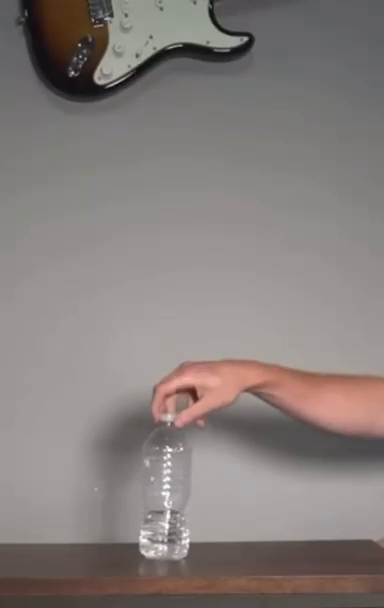
#> input picture frame 3 of flip.mp4, 384 x 608 px
$ python flip.py
#> lines starting #> are read from the running program, lines starting #| are printed output that depends on the picture; after the words box and inside, x2 and y2 are one past the last pixel; in counts of white or black regions, pixels touching at a corner belong together
# [35 lines of commented-out code are left out]

import cv2 as cv

# Open the video file
capture = cv.VideoCapture('flip.mp4')

# Check if the video file was opened successfully
if not capture.isOpened():
    print("Error: Could not open video file.")
else:
    while True:
        # Read a frame
        isTrue, frame = capture.read()
#> frame is the input picture: shape (608, 384, 3); mean B, G, R 123.2, 126.5, 134.1

        # Check if the frame was read successfully
        if not isTrue:
            break

        # Convert the frame to grayscale
        gray_frame = cv.cvtColor(frame, cv.COLOR_BGR2GRAY)
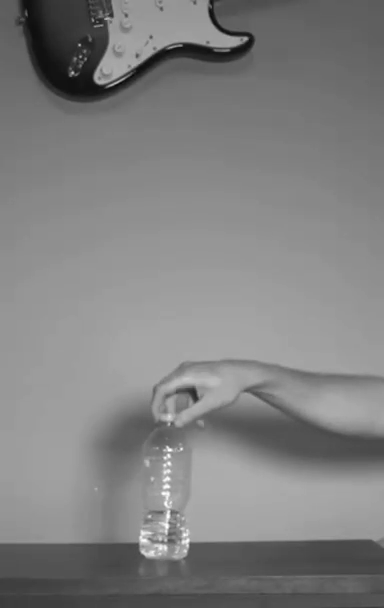
#> gray_frame: shape (608, 384); min 6, max 255, mean 128.3
        blurred_frame = cv.GaussianBlur(gray_frame, (5, 5), 0)
        # Apply Canny edge detection
        threshold ,thresh=cv.threshold(blurred_frame,185,200,cv.THRESH_BINARY)  # Adjust the thresholds as needed
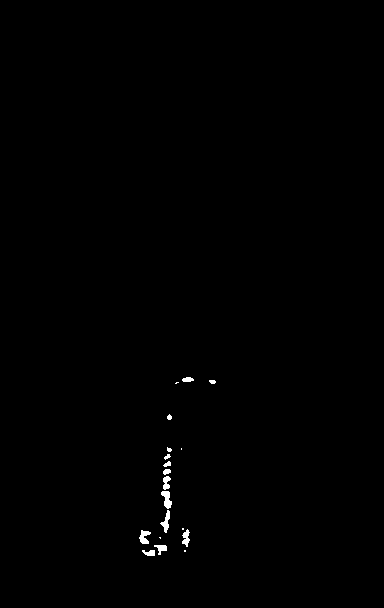
#> thresh: shape (608, 384); values 0 (black) and 200 (white), 0.36% white; 19 white regions (6 under 20 px), largest, box (x1, y1, x2, y2) and area: (161, 491, 172, 509) 118, (160, 510, 170, 533) 102, (139, 530, 151, 544) 101

        # Display the processed frame
        cv.imshow("Threshhold", thresh)

        # Check for key press to exit
        if cv.waitKey(20) & 0xFF == ord('q'):
#> (key q is pressed here)
            break

    # Release the video capture resources
    capture.release()

# Close all OpenCV windows
cv.destroyAllWindows()
